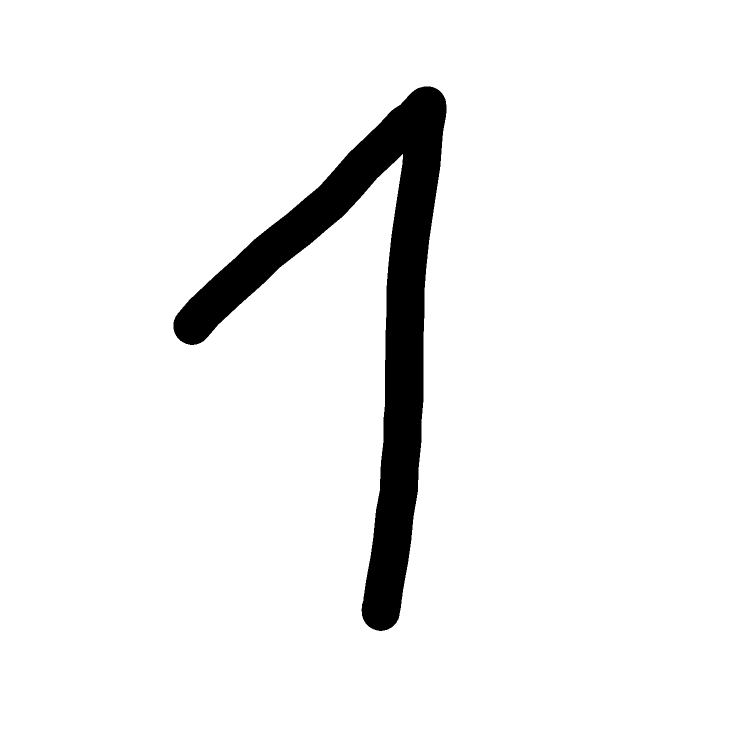
//> input picture data/custom_digit/digit_1_9.bmp, 1500 x 1500 px, given in place of x-raw,format=BGR ! appsink drop=1 sync=0, which was not available (shown at 1/2 size)
$ ./main   (built with g++ and OpenCV 4)
//> lines starting //> are read from the running program, lines starting //| are printed output that depends on the picture; after the words box and inside, x2 and y2 are one past the last pixel; in counts of white or black regions, pixels touching at a corner belong together; pictures that were not available may be replaced by others from this repository, and a replacement may not be noted
### application/opencv_docker_cpp_tcp/neural_network.c
#include <stdio.h>
#include <stdlib.h>
#include <math.h>
#include "neural_network.h"


// [84 lines left out: functions load_mlp_model, free_mlp_model, forward_pass_mlp, not called in this run]


// --- Fonction interne de lecture sécurisée ---
// Cette fonction vérifie que chaque nombre est bien lu.
// Si fscanf échoue, elle renvoie 0, sinon 1.
static int read_weights(FILE *file, float *buffer, int count) {
//> called with count = 400
    for (int i = 0; i < count; i++) {
        if (fscanf(file, "%f", &buffer[i]) != 1) {
            return 0; // Erreur de lecture
        }
    }
    return 1; // Succès
}

// --- Chargement et Libération ---

CNNModel* load_cnn_model(const char *filename) {
    FILE *file = fopen(filename, "r");
    if (file == NULL) {
        perror("Erreur lors de l'ouverture du fichier de poids");
        return NULL;
    }

    CNNModel *model = (CNNModel*)malloc(sizeof(CNNModel));
    if (!model) return NULL;

    // Allocation des couches
    model->conv1_w = (float*)malloc(C1_OUT_CH * C1_IN_CH * KERNEL_SIZE * KERNEL_SIZE * sizeof(float));
    model->conv1_b = (float*)malloc(C1_OUT_CH * sizeof(float));
    model->conv2_w = (float*)malloc(C2_OUT_CH * C2_IN_CH * KERNEL_SIZE * KERNEL_SIZE * sizeof(float));
    model->conv2_b = (float*)malloc(C2_OUT_CH * sizeof(float));
    model->fc_w    = (float*)malloc(OUTPUT_SIZE * FC_IN_FEATURES * sizeof(float));
    model->fc_b    = (float*)malloc(OUTPUT_SIZE * sizeof(float));

    // Lecture sécurisée des poids (Méthode Option B)
    int success = 1;
    success &= read_weights(file, model->conv1_w, C1_OUT_CH * C1_IN_CH * KERNEL_SIZE * KERNEL_SIZE);
    success &= read_weights(file, model->conv1_b, C1_OUT_CH);

    success &= read_weights(file, model->conv2_w, C2_OUT_CH * C2_IN_CH * KERNEL_SIZE * KERNEL_SIZE);
    success &= read_weights(file, model->conv2_b, C2_OUT_CH);

    success &= read_weights(file, model->fc_w,    OUTPUT_SIZE * FC_IN_FEATURES);
    success &= read_weights(file, model->fc_b,    OUTPUT_SIZE);

    fclose(file);

    if (!success) {
        fprintf(stderr, "Erreur fatale : Le fichier de poids %s est corrompu ou incomplet.\n", filename);
        free_cnn_model(model);
        return NULL;
    }

    printf("Modèle CNN chargé avec succès depuis %s\n", filename);
    return model;
}

// [11 lines left out: function free_cnn_model, not called in this run]

// --- Moteur d'inférence (Forward Pass) ---

void forward_pass_cnn(CNNModel *model, float *input, float *output) {
    // 1. Couche Conv1 : Input 1x28x28 -> Output 16x14x14 (Stride 2, Padding 2)
    float layer1_out[C1_OUT_CH * C1_SIZE * C1_SIZE];

    for (int och = 0; och < C1_OUT_CH; och++) {
        for (int oh = 0; oh < C1_SIZE; oh++) {
            for (int ow = 0; ow < C1_SIZE; ow++) {
                float sum = model->conv1_b[och];
                int start_h = oh * 2 - 2;
                int start_w = ow * 2 - 2;

                for (int kh = 0; kh < KERNEL_SIZE; kh++) {
                    for (int kw = 0; kw < KERNEL_SIZE; kw++) {
                        int in_h = start_h + kh;
                        int in_w = start_w + kw;
                        if (in_h >= 0 && in_h < 28 && in_w >= 0 && in_w < 28) {
                            float val = input[in_h * 28 + in_w];
                            float weight = model->conv1_w[och * (1 * 25) + kh * 5 + kw];
                            sum += val * weight;
                        }
                    }
                }
                layer1_out[och * (14 * 14) + oh * 14 + ow] = relu(sum);
            }
        }
    }

    // 2. Couche Conv2 : Input 16x14x14 -> Output 32x7x7 (Stride 2, Padding 2)
    float layer2_out[C2_OUT_CH * C2_SIZE * C2_SIZE];

    for (int och = 0; och < C2_OUT_CH; och++) {
        for (int oh = 0; oh < C2_SIZE; oh++) {
            for (int ow = 0; ow < C2_SIZE; ow++) {
                float sum = model->conv2_b[och];
                int start_h = oh * 2 - 2;
                int start_w = ow * 2 - 2;

                for (int ich = 0; ich < C1_OUT_CH; ich++) {
                    for (int kh = 0; kh < KERNEL_SIZE; kh++) {
                        for (int kw = 0; kw < KERNEL_SIZE; kw++) {
                            int in_h = start_h + kh;
                            int in_w = start_w + kw;
                            if (in_h >= 0 && in_h < 14 && in_w >= 0 && in_w < 14) {
                                float val = layer1_out[ich * (14 * 14) + in_h * 14 + in_w];
                                float weight = model->conv2_w[och * (16 * 25) + ich * 25 + kh * 5 + kw];
                                sum += val * weight;
                            }
                        }
                    }
                }
                layer2_out[och * (7 * 7) + oh * 7 + ow] = relu(sum);
            }
        }
    }

    // 3. Couche FC (Fully Connected) : Input 1568 (32*7*7) -> Output 10
    for (int i = 0; i < OUTPUT_SIZE; i++) {
        float sum = model->fc_b[i];
        for (int j = 0; j < FC_IN_FEATURES; j++) {
            sum += model->fc_w[i * FC_IN_FEATURES + j] * layer2_out[j];
        }
        output[i] = sum;
    }
}

// --- Fonctions utilitaires ---

float relu(float x) { return x > 0 ? x : 0; }

int get_prediction(float *output) {
    int best_class = 0;
    float max_val = output[0];

    // recherche de max parmis toutes les output classes
    for (int i = 1; i < OUTPUT_SIZE; i++) {
        if (output[i] > max_val) {
            max_val = output[i];
            best_class = i;
        }
    }
    return best_class;
}

### application/opencv_docker_cpp_tcp/main.cpp
/**
 * Pi 5 Camera Stream Passthrough
 * Reçoit flux H264, renvoie vers client
 */
#include <opencv2/opencv.hpp>
#include <iostream>
#include <chrono>
#include <csignal>
#include <atomic>
#include <algorithm>
#include "neural_network.h"

std::atomic<bool> running(true);
void sigHandler(int) { running = false; }

static int last_pred = -1;

int main(int argc, char** argv) {
    signal(SIGINT, sigHandler);
    signal(SIGTERM, sigHandler);

    int inPort = argc > 1 ? std::stoi(argv[1]) : 5000;
    int outPort = argc > 2 ? std::stoi(argv[2]) : 8554;
    int w = argc > 3 ? std::stoi(argv[3]) : 1280;
    int h = argc > 4 ? std::stoi(argv[4]) : 720;

    const char* model_path = "./cnn_model.txt";

    float output[OUTPUT_SIZE];
    //MLPModel* model = load_mlp_model(model_path);
    CNNModel* model = load_cnn_model(model_path);

    if (!model) {
        std::cerr << "Erreur chargement modèle" << std::endl;
        return 1;
    }

    bool digitDetected = false;
    int pred;
    double elapsed;
    float confidence;

    std::cout << "=== Pi5 Camera ===" << std::endl;
    std::cout << "In:" << inPort << " Out:" << outPort << " " << w << "x" << h << std::endl;

    std::string capPipe =
        "tcpclientsrc host=127.0.0.1 port=" + std::to_string(inPort) + " ! "
        "h264parse ! avdec_h264 ! videoconvert ! video/x-raw,format=BGR ! "
        "appsink drop=1 sync=0";

    std::string outPipe =
        "appsrc ! videoconvert ! video/x-raw,format=I420 ! "
        "x264enc tune=zerolatency speed-preset=ultrafast bitrate=4000 key-int-max=15 ! "
        "video/x-h264,profile=baseline ! h264parse config-interval=1 ! "
        "mpegtsmux ! tcpserversink host=0.0.0.0 port=" + std::to_string(outPort);

    cv::VideoCapture cap(capPipe, cv::CAP_GSTREAMER);
    if (!cap.isOpened()) {
        std::cerr << "Erreur: input" << std::endl;
        return 1;
    }

    cv::VideoWriter writer(outPipe, cv::CAP_GSTREAMER, 0, 60, cv::Size(w, h), true);
    if (!writer.isOpened()) {
        std::cerr << "Erreur: output" << std::endl;
        return 1;
    }

    cv::Mat frame;
    int count = 0;
    auto t0 = std::chrono::steady_clock::now();

    while (running && cap.read(frame)) {
//> frame is the input picture: 1500 rows x 1500 cols, CV_8UC3; 94.3% white; 1 black region, box (x1, y1, x2, y2) and area: (347, 173, 893, 1262) 129069
        digitDetected = false;
        if (frame.empty()) continue;

        // CENTRAL ROI (60% of image)
        int roiW = frame.cols * 0.3;
        int roiH = frame.rows * 0.6;
        int roiX = (frame.cols - roiW) / 2;
        int roiY = (frame.rows - roiH) / 2;

        cv::Rect centerROI(roiX, roiY, roiW, roiH);
        //cv::rectangle(frame, centerROI, cv::Scalar(255,0,0), 2); // blue ROI
        cv::Mat roiFrame = frame(centerROI);
//> roiFrame: 900 rows x 450 cols, CV_8UC3; 77% white; 1 black region, box (x1, y1, x2, y2) and area: (0, 0, 358, 900) 93089

        // PREPROCESSING
        cv::Mat gray;
        cv::cvtColor(roiFrame, gray, cv::COLOR_BGR2GRAY);

        cv::Mat thresh;
        cv::adaptiveThreshold(
            gray, thresh, 255,
            cv::ADAPTIVE_THRESH_GAUSSIAN_C,
            cv::THRESH_BINARY_INV,
            15, 5
        );
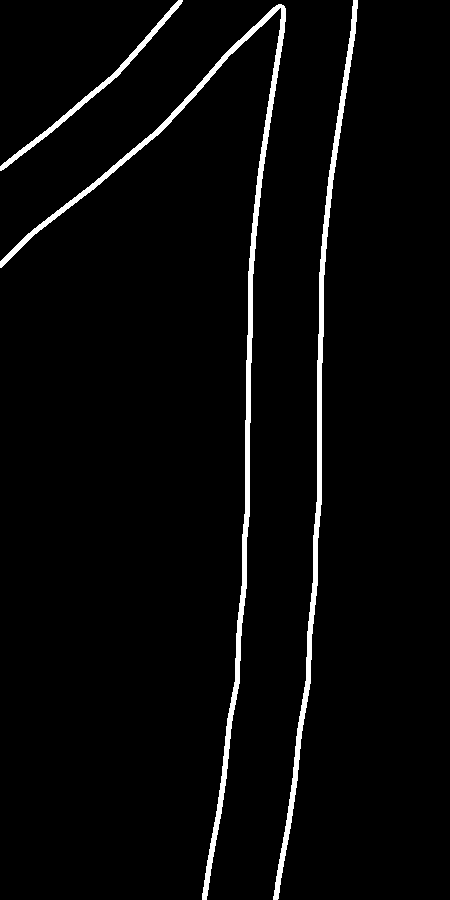
//> thresh: 900 rows x 450 cols, CV_8UC1; 3.2% white; 3 white regions

        // CONTOUR DETECTION
        std::vector<std::vector<cv::Point>> contours;
        cv::findContours(thresh, contours, cv::RETR_EXTERNAL, cv::CHAIN_APPROX_SIMPLE);
//> contours = 3 contours; box (x1, y1, x2, y2) and area: (0, 4, 286, 900) 5591, (273, 0, 358, 900) 3830, (0, 0, 183, 171) 1132
        cv::drawContours(roiFrame, contours, -1, cv::Scalar(0,0,255), 2); // red contours
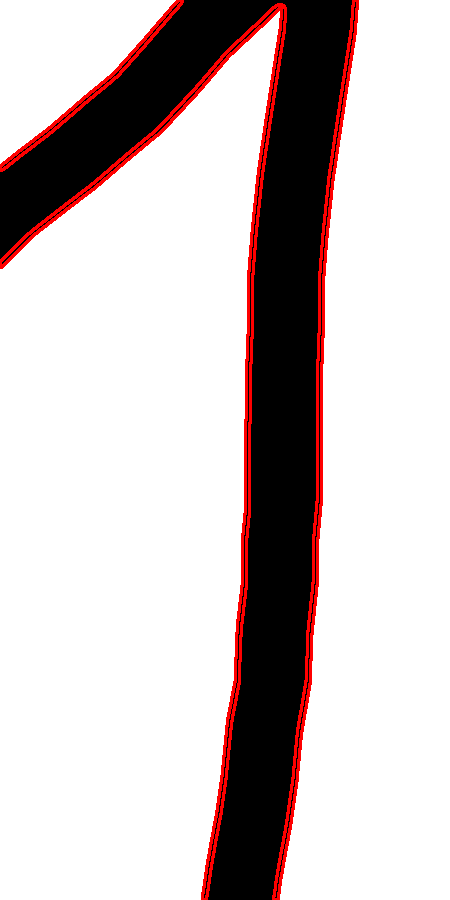
//> roiFrame: 900 rows x 450 cols, CV_8UC3; mean B, G, R 194.6, 194.6, 204.6
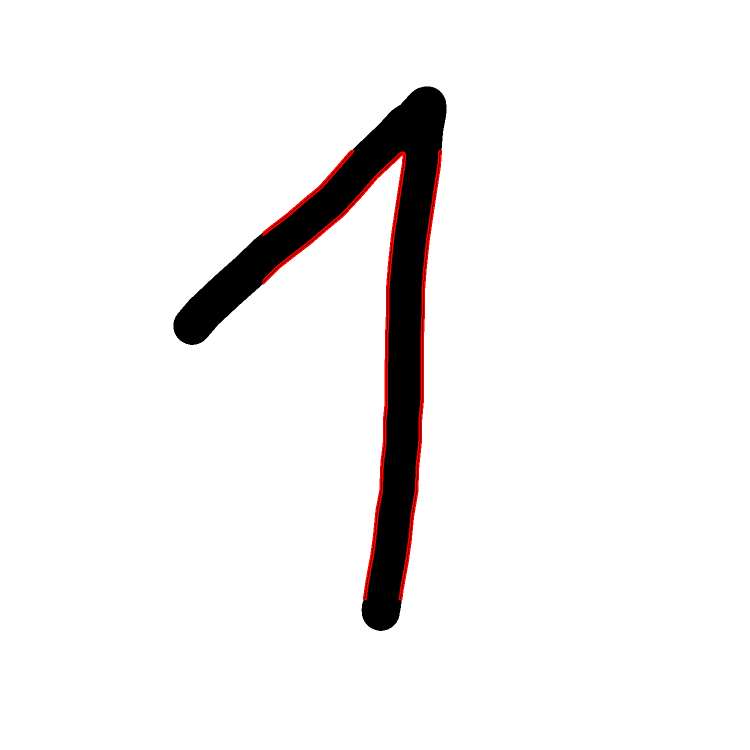
//> frame: 1500 rows x 1500 cols, CV_8UC3 (shown at 1/2 size); 0.71% of pixels changed, all inside (x1, y1, x2, y2) = (525, 300, 884, 1200)

        int bestIdx = -1;
        double bestScore = 0.0;

        for (int i = 0; i < (int)contours.size(); i++) {
            double area = cv::contourArea(contours[i]);
            if (area < 150) continue;

            cv::Rect box = cv::boundingRect(contours[i]);

            // Aspect ratio constraint
            float ratio = (float)box.width / box.height;
            if (ratio < 0.2f || ratio > 2.0f) continue;

            // Fill ratio constraint
            double fill = area / (box.width * box.height);
            if (fill < 0.0) continue;

            double score = area * fill;
            if (score > bestScore) {
                bestScore = score;
                bestIdx = i;
            }
        }
//> this loop made 3 passes
//> (area, box, ratio, fill, score, bestScore) on pass 1: (5591, Rect(0, 4, 286, 896), 0.319, 0.0218, 122, 122)
//> after the loop, bestScore = 122; bestIdx = 0

        // DIGIT FOUND
        if (bestIdx >= 0) {
            digitDetected = true;

            cv::Rect box = cv::boundingRect(contours[bestIdx]);
//> box = Rect(0, 4, 286, 896)

            //cv::rectangle(frame, box, cv::Scalar(0,255,0), 2); // green bounding box

            // Flatten ROI for neural network
            // --- Extract digit mask (white digit on black background) ---
            cv::Mat digitMask = thresh(box);
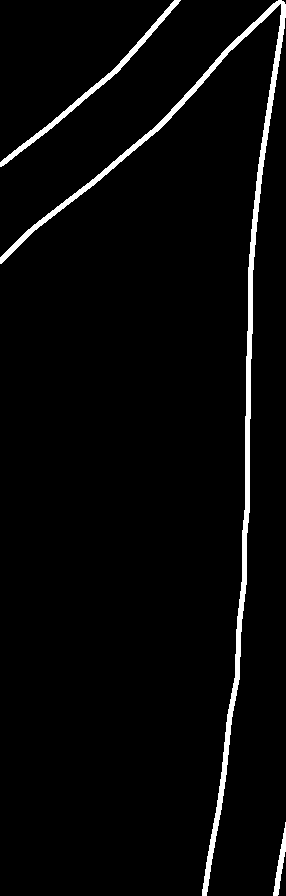
//> digitMask: 896 rows x 286 cols, CV_8UC1; 3.3% white; 3 white regions, box (x1, y1, x2, y2) and area: (0, 0, 286, 896) 6779, (0, 0, 181, 167) 1302, (273, 822, 286, 896) 336

            // Ensure binary (0 or 255) (can have been gray pixel created because of processing)
            cv::threshold(digitMask, digitMask, 128, 255, cv::THRESH_BINARY);

            // --- Compute barycenter of original digit ---
            double sumX = 0.0, sumY = 0.0, countPix = 0.0;
            for (int y = 0; y < digitMask.rows; y++) {
                const uchar* row = digitMask.ptr<uchar>(y);
                for (int x = 0; x < digitMask.cols; x++) {
                    if (row[x] > 0) { // pixel belongs to digit
                        sumX += x;
                        sumY += y;
                        countPix += 1.0;
                    }
                }
            }
//> this loop made 896 passes
//> (sumX, sumY, countPix) on passes 1 to 3: (2357, 0, 11), (5825, 15, 26), (9845, 49, 43)
//> after the loop, sumX = 1662478; sumY = 2787446; countPix = 8417

            double cx = sumX / countPix;
//> cx = 197.5
            double cy = sumY / countPix;
//> cy = 331.2

            // --- Resize digit to fit 20x20 ---
            int origW = digitMask.cols;
            int origH = digitMask.rows;
            int newW, newH;

            if (origW > origH) {
                newW = 20;
                newH = static_cast<int>(origH * (20.0 / origW));
            } else {
                newH = 20;
                newW = static_cast<int>(origW * (20.0 / origH));
            }

            cv::Mat digitResized;
            cv::resize(digitMask, digitResized, cv::Size(newW, newH), 0, 0, cv::INTER_AREA);
//> digitResized = 20 rows, first 6: [0, 0, 4, 34, 4, 65], [0, 2, 39, 0, 38, 29], [6, 38, 0, 38, 3, 29], [32, 0, 38, 6, 0, 29], [7, 38, 2, 0, 0, 29], [36, 0, 0, 0, 0, 28]

            // --- Place resized digit in 20x20 canvas using original barycenter ---
            cv::Mat digit20 = cv::Mat::zeros(20, 20, CV_8UC1);

            // Compute offsets to put the barycenter at (10,10)
            double scaleX = static_cast<double>(newW) / origW;
            double scaleY = static_cast<double>(newH) / origH;

            int offsetX = static_cast<int>(10 - cx * scaleX);
//> offsetX = 5
            int offsetY = static_cast<int>(10 - cy * scaleY);
//> offsetY = 2

            for (int y = 0; y < digitResized.rows; y++) {
                for (int x = 0; x < digitResized.cols; x++) {
                    int dx = x + offsetX;
                    int dy = y + offsetY;
                    if (dx >= 0 && dx < 20 && dy >= 0 && dy < 20) {
                        digit20.at<uchar>(dy, dx) = digitResized.at<uchar>(y, x);
                    }
                }
            }
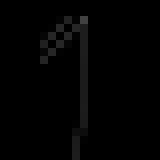
//> digit20: 20 rows x 20 cols, CV_8UC1 (shown 8 times larger); min 0, max 65, mean 2.3

            // --- Pad to 28x28 ---
            cv::Mat digit28;
            cv::copyMakeBorder(
                digit20,
                digit28,
                4, 4, 4, 4,
                cv::BORDER_CONSTANT,
                cv::Scalar(0)
            );


            // --- Force MNIST-style white strokes ---
            cv::normalize(digit28, digit28, 0, 255, cv::NORM_MINMAX);
//> digit28: 28 rows x 28 cols, CV_8UC1; min 0, max 255, mean 4.5

            // Hard binarization
            //cv::threshold(digit28, digit28, 140, 255, cv::THRESH_BINARY);

            cv::Mat k = cv::getStructuringElement(cv::MORPH_ELLIPSE, cv::Size(3,3));
            cv::morphologyEx(digit28, digit28, cv::MORPH_CLOSE, k, cv::Point(-1,-1), 1);
//> digit28: 28 rows x 28 cols, CV_8UC1; min 0, max 255, mean 5.4

            digit28 = cv::min(digit28 * 1.5, 255); // brighten by 50%
//> digit28: 28 rows x 28 cols, CV_8UC1; min 0, max 255, mean 7.9

            cv::GaussianBlur(digit28, digit28, cv::Size(3,3), 0.5);
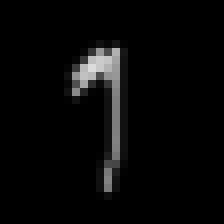
//> digit28: 28 rows x 28 cols, CV_8UC1 (shown 8 times larger); min 0, max 220, mean 7.9

            cv::Mat overlay;
            int scale = 10;
            cv::resize(digit28, overlay, cv::Size(28 * scale, 28 * scale), 0, 0, cv::INTER_NEAREST);
            cv::cvtColor(overlay, overlay, cv::COLOR_GRAY2BGR);
//> overlay: 280 rows x 280 cols, CV_8UC3

            // Show it in the video
            overlay.copyTo(frame(cv::Rect(10, 10, overlay.cols, overlay.rows)));


            float nn_input[784];
            for (int y = 0; y < 28; y++) {
                const uchar* row = digit28.ptr<uchar>(y);
                for (int x = 0; x < 28; x++) {
                    nn_input[y*28 + x] = row[x] / 255.0f;
                }
            }
//> after the loop, nn_input = 784 values, max 0.863 at index 235, min 0 at index 0, mean 0.031

            auto t1 = std::chrono::steady_clock::now();
            forward_pass_cnn(model, nn_input, output);
//> after the loop in forward_pass_cnn, `for (int och = 0; och < C1_OUT_CH; och++)`: layer1_out = 3136 values, max 1.33 at index 3001, min 0 at index 0, mean 0.0521
//> after the loop in forward_pass_cnn, `for (int och = 0; och < C2_OUT_CH; och++)`: layer2_out = 1568 values, max 1.18 at index 1488, min 0 at index 0, mean 0.0379
//> the loop in forward_pass_cnn, `for (int i = 0; i < OUTPUT_SIZE; i++)` made 10 passes
//> sum on passes 1 to 8: -1.45, -0.242, 0.125, -0.143, -2.09, -0.24, -1.89, 0.0184
//> output = [-1.45, -0.242, 0.125, -0.143, -2.09, -0.24, -1.89, 0.0184, -0.372, -0.0544]
            auto t2 = std::chrono::steady_clock::now();
            elapsed = std::chrono::duration<double, std::milli>(t2 - t1).count();

            pred = get_prediction(output);
//> in get_prediction, `float max_val = output[0];`: max_val = -1.45
//> the loop in get_prediction, `for (int i = 1; i < OUTPUT_SIZE; i++)` made 9 passes
//> after the loop in get_prediction, `for (int i = 1; i < OUTPUT_SIZE; i++)`: max_val = 0.125; best_class = 2
//> pred = 2

            // Apply softmax
            float sum_exp = 0.0f;
            float prob[OUTPUT_SIZE];
            for (int i = 0; i < OUTPUT_SIZE; i++) {
                prob[i] = std::exp(output[i]);
                sum_exp += prob[i];
            }
//> this loop made 10 passes
//> sum_exp on passes 1 to 8: 0.235, 1.02, 2.15, 3.02, 3.14, 3.93, 4.08, 5.1
//> after the loop, sum_exp = 6.74
            for (int i = 0; i < OUTPUT_SIZE; i++)
                prob[i] /= sum_exp;

            confidence = prob[pred];
//> confidence = 0.168

            //const float CONF_THRESHOLD = 0.8f;

            if (digitDetected && pred != last_pred) {
                std::cout << "Prediction : " << pred
                        << " in " << elapsed << " ms."
                        << " Confidence : " << confidence << std::endl;
                last_pred = pred;
//> last_pred = 2
            }

            // --- Draw bounding box ---
            // Global bounding box
            cv::Rect globalBox(
                box.x + centerROI.x,
                box.y + centerROI.y,
                box.width,
                box.height
            );
//> globalBox = Rect(525, 304, 286, 896)
            cv::rectangle(frame, globalBox, cv::Scalar(0,255,0), 2);


            // --- Overlay prediction on bounding box ---
            char text[32];
            std::snprintf(text, sizeof(text), "%d (%.2f)", pred, confidence);
//> text = "2 (0.17)"
            cv::putText(frame, text,
                        cv::Point(globalBox.x + 2, globalBox.y + 20), // slightly offset from top-left
                        cv::FONT_HERSHEY_SIMPLEX, 0.7,                // font size
                        cv::Scalar(0,255,0),                          // green color
                        2);                                           // thickness
//> frame: 1500 rows x 1500 cols, CV_8UC3; mean B, G, R 231, 231.8, 232.7

        }

        cv::rectangle(frame, centerROI, cv::Scalar(255,0,0), 2);
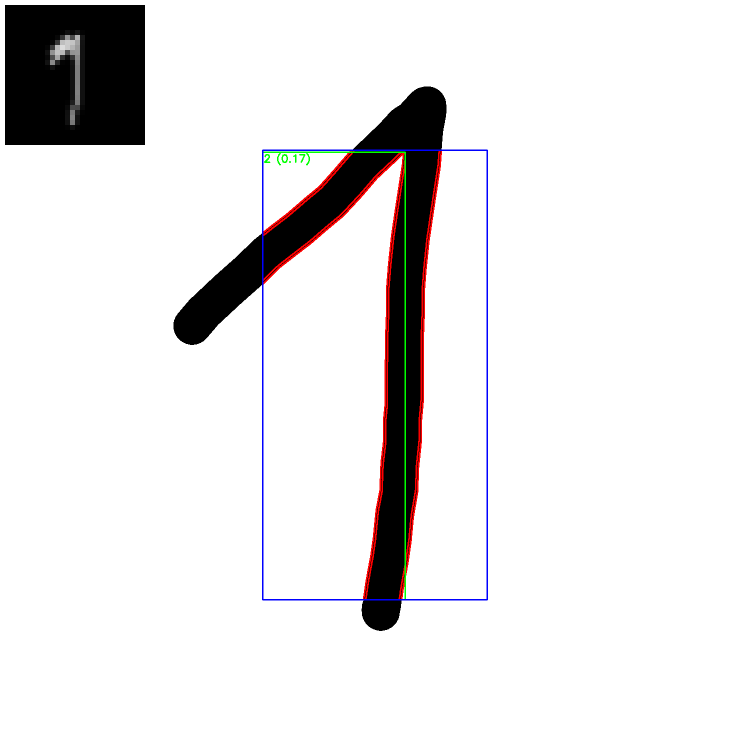
//> frame: 1500 rows x 1500 cols, CV_8UC3 (shown at 1/2 size); mean B, G, R 231.4, 231, 232.3

        writer.write(frame);
        count++;

        auto now = std::chrono::steady_clock::now();
        std::chrono::duration<double> dt = now - t0;
        if (dt.count() >= 1.0) {
            std::cout << "FPS: " << static_cast<int>(count / dt.count()) << std::endl;
            count = 0;
            t0 = now;
            if(pred == last_pred){
                std::cout << "Prediction : " << pred
                << " in " << elapsed << " ms."
                << " Confidence : " << confidence << std::endl;
            }
        }
    }

    return 0;
}
